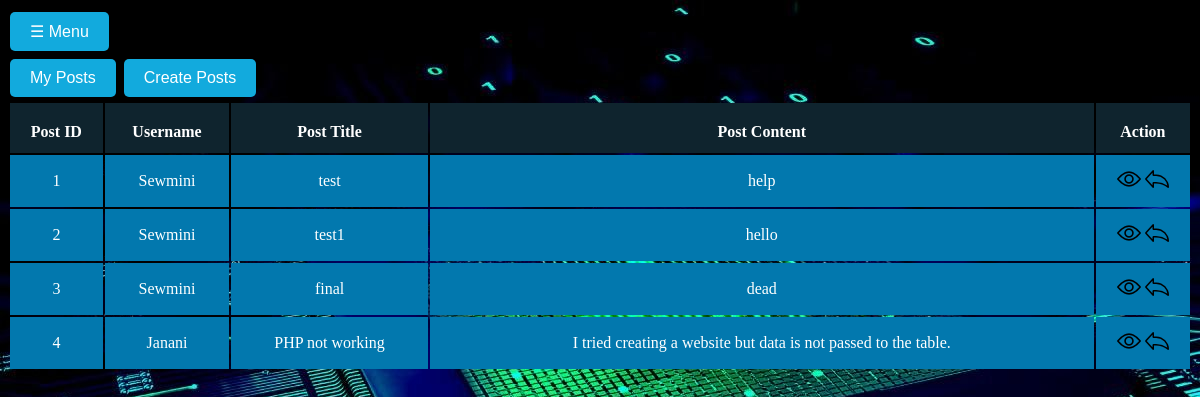
Page /forum/discussion.php (signed in) on the committed database.
### tables this page shows
CREATE TABLE IF NOT EXISTS `posts` (
  `post_id` int(20) NOT NULL AUTO_INCREMENT,
  `post_title` varchar(60) NOT NULL,
  `post_text` varchar(5000) NOT NULL,
  `post_create_time` timestamp(6) NOT NULL DEFAULT CURRENT_TIMESTAMP(6),
  `customer_id` varchar(60) NOT NULL,
  PRIMARY KEY (`post_id`),
  KEY `forum_ibfk_1` (`customer_id`)
);

### forum/discussion.php (the view, shortened to what this page needs)
<?php
include_once '../dashboard/connect.php';
$result = mysqli_query($conn,"SELECT * FROM posts");
?>
<html>
    <head>
        <link rel="stylesheet" type="text/css" href="discussion.css">
        <link rel="stylesheet" type="text/css" href="forum.css">
    </head>
    <body>
          <button class="openbtn" onclick="openNav()">☰ Menu</button>
        <div>
        <a href="myposts.php"><button>My Posts</button></a>
        <a href="createpost.php"><button>Create Posts</button></a>
        </div>
        <?php
        if (mysqli_num_rows($result) > 0) {
        ?>
        <table class="tables">
        <tr>
            <th>Post ID</th>
            <th>Username</td>
            <th>Post Title</th>
            <th>Post Content</th>
            <th>Action</th>
        </tr>
        <?php
        while($row = mysqli_fetch_array($result)) {
        ?>
        <tr>
            <td><?php echo $row["post_id"]; ?></td>
            <td><?php echo $row["customer_id"]; ?></td>
            <td><?php echo $row["post_title"]; ?></td>
            <td><?php echo $row["post_text"]; ?></td>
            <td>
            <?php echo "<a href='view.php?post_id=". $row['post_id'] ."' title='View Record'><img src='view.png'></a>"; ?>
            <?php echo "<a href='reply.php?post_id=". $row['post_id'] ."' title='Reply'><img src='reply.png'></a>"; ?>
            </td>
        </tr>
        <?php
        }
        ?>
        </table>
        <?php
        }
        else{
        ?>
        <p>No result found</p>
        <?php
        }
        ?>
    </body>
</html>

### forum/forum.css (style rules this page uses)
body { background-image: url('../home/images/bg3.jpg'); }
button { border: none; border-radius: 5px; background-color: rgb(18, 170, 221); font-size: 16px; margin: 4px 2px; cursor: pointer; text-align: center; padding: 10px 20px; color: white; }
.tables { color: white; width: 100%; }
.tables tr td { padding-top: 12px; padding-bottom: 12px; text-align: center; background-color:#0278ae; }
.tables tr th { padding-top: 20px; padding-bottom: 12px; text-align: center; background-color:#0f242e; }

### rows in the picture
posts: post_id "1", customer "Sewmini", post_title "test", post_text "help"
posts: post_id "2", customer "Sewmini", post_title "test1", post_text "hello"
posts: post_id "3", customer "Sewmini", post_title "final", post_text "dead"
posts: post_id "4", customer "Janani", post_title "PHP not working", post_text "I tried creating a website but data is not passed to the table."
